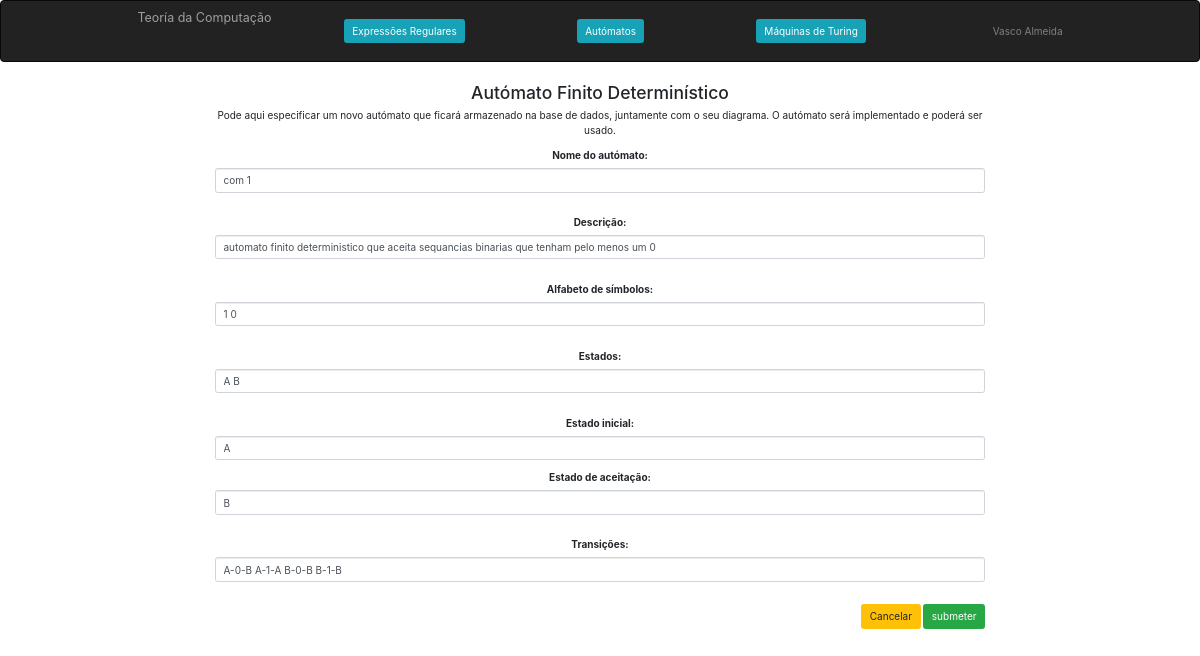
/edita_automato/83/, run on the app's committed database.
### computacao/models.py (models this page shows, shortened)
class Automato(models.Model):
    nome = models.CharField(max_length=100)
    descricao = models.CharField(max_length=100)
    alfabeto = models.CharField(max_length=100)
    estados = models.CharField(max_length=100)
    estadoInicial = models.CharField(max_length=100)
    estadosDeAceitacao = models.CharField(max_length=100)
    dicionarioTransicao = models.CharField(max_length=1000)
    diagrama = models.CharField(max_length=100)

### computacao/views.py (the view)
# urls.py: path('edita_automato/<int:automato_id>/', views.edita_automato, name='edita_automato'),
def edita_automato(request, automato_id):
    instance = Automato.objects.get(id=automato_id)
    form = AutomatoForm(request.POST or None, instance=instance)
    if form.is_valid():
        a = form.save()
        a.desenha_diagrama()
        a.save()
        return HttpResponseRedirect(reverse('computacao:automatos'))
    context = {'form': form, 'automato_id':automato_id}
    return render(request, 'computacao/edita_automato.html', context)

### computacao/templates/computacao/edita_automato.html (shortened to what this page needs)
{% extends 'computacao/layout.html' %}
{% block main %}
    <main class="col-sm-12">
        <h3>Autómato Finito Determinístico</h3>
        <p>Pode aqui especificar um novo autómato que ficará armazenado na base de dados, juntamente com o seu diagrama.
            O autómato será implementado e poderá ser usado.</p>
        <form class="form-group" action="{% url 'computacao:edita_automato' automato_id %}" method="POST">
            {{ form.as_p }}
            <div class="text-right">
                <a href="{% url 'computacao:automatos' %}" role="button" class="btn btn-warning">Cancelar</a>
                <input type="submit" class="btn btn-success" value="submeter">
            </div>
        </form>
    </main>
{% endblock %}

### computacao/static/computacao/style.css (style rules this page uses)
.form-control { display:inline-block; }

### data on the page
Automato: nome "com 1", descricao "automato finito deterministico que aceita sequancias binarias que tenham pelo menos um 0", alfabeto "1 0", estados "A B", estadoInicial "A", estadosDeAceitacao "B", dicionarioTransicao "A-0-B A-1-A B-0-B B-1-B"
